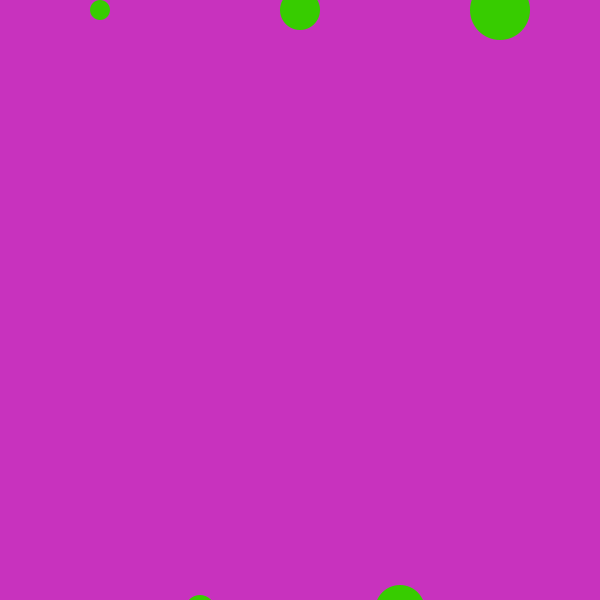
Frame 1 (no input)
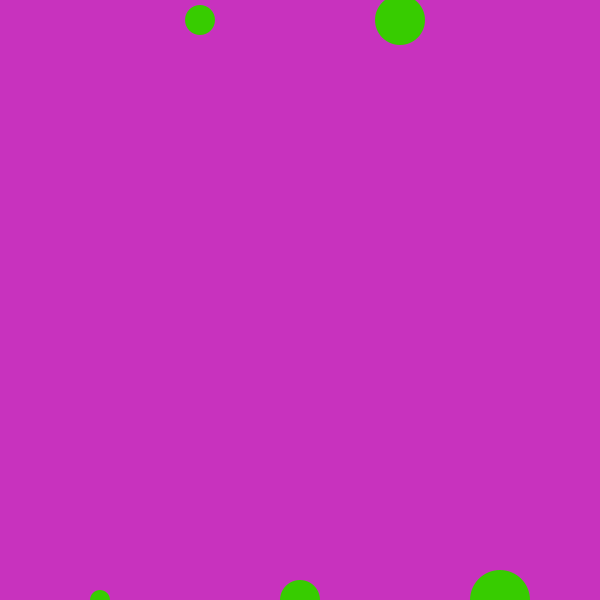
Frame 60 (the mouse pressed at the canvas centre just before this capture)
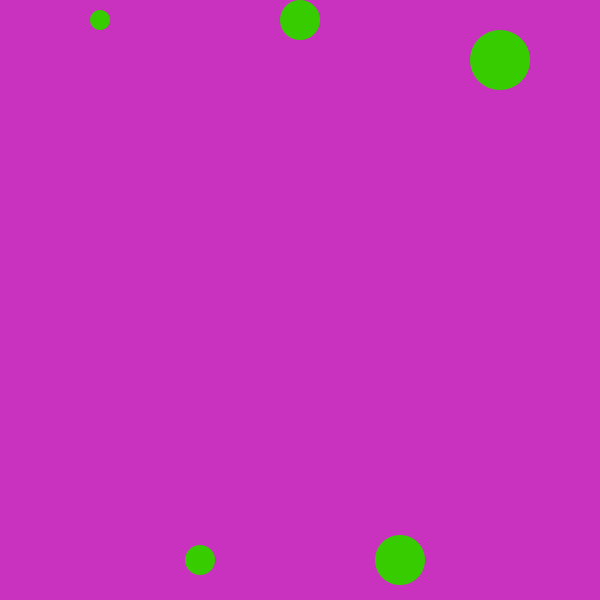
Frame 120 (the mouse held since frame 60 and released just before this capture)

The Processing sketch that drew these frames (run headless with seeded random() and noise(); from frame 60 on, the mouse is pressed at the canvas centre):

// Processing sketch: processing_113638
// ── processing_113638.pde

int circleX=100;
int circleY=0;
int circleW=20;
int speedX=0;
int speedY=10;

int circleA=200;
int circleB=600;
int circleC=30;
int speedA=0;
int speedB=10;

int circleD=300;
int circleE=0;
int circleF=40;
int speedD=0;
int speedE=10;

int circleG=400;
int circleH=600;
int circleI=50;
int speedG=0;
int speedH=10;

int circleJ=500;
int circleK=0;
int circleL=60;
int speedJ=0;
int speedK=10;

void setup() {
  size(600, 600);
  noStroke();
  //framerate(5);
}
void draw() {
  background(200, 50, 190);
  circleX=circleX+speedX;
  circleY=circleY+speedY;
  fill(55, 204, 0);
  ellipse(circleX, circleY, circleW, circleW);

  if (circleY > height) {

    speedY= -1 * speedY;
  }

  if (circleY < 0) {
    speedY = -speedY;
  }   

  circleA=circleA+speedA;
  circleB=circleB+speedB;
  ellipse(circleA, circleB, circleC, circleC);

  if (circleB > 600) {

    speedB= - speedB;
  }
  if (circleB < 0) {
    speedB = -speedB;
  }

  circleD=circleD+speedD;
  circleE=circleE+speedE;
  ellipse(circleD, circleE, circleF, circleF);

  if (circleE > 600) {

    speedE= - speedE;
  }
  if (circleE < 0) {
    speedE = -speedE;
  }

  circleG=circleG+speedG;
  circleH=circleH+speedH;
  ellipse(circleG, circleH, circleI, circleI);

  if (circleH > 600) {

    speedH= - speedH;
  }
  if (circleH < 0) {
    speedH = -speedH;
  }

  circleJ=circleJ+speedJ;
  circleK=circleK+speedK;
  ellipse(circleJ, circleK, circleL, circleL);

  if (circleK > 600) {

    speedK= - speedH;
  }
  if (circleK < 0) {
    speedK = -speedK;
  }
}
